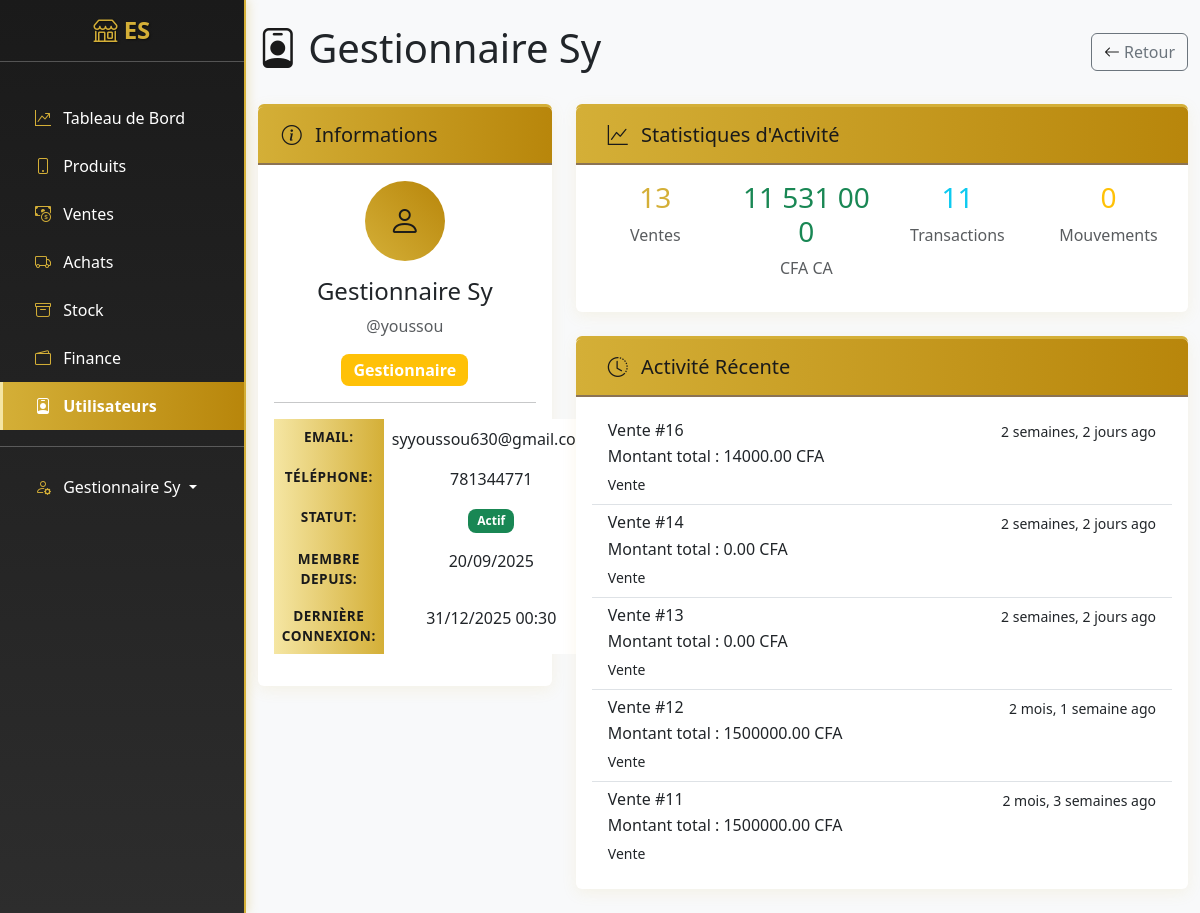
The app's page /accounts/users/3/ (signed in) with its own data.
### apps/users/models.py (models this page shows, shortened)
class User(AbstractUser):
    ROLE_CHOICES = [
        ('admin', 'Administrateur'),
        ('manager', 'Gestionnaire'),
        ('cashier', 'Caissier'),
    ]
    email = models.EmailField(unique=True)
    telephone = models.CharField(max_length=15, blank=True)
    role = models.CharField(max_length=20, choices=ROLE_CHOICES, default='admin')
    date_creation = models.DateTimeField(auto_now_add=True)
    USERNAME_FIELD = 'username'
    REQUIRED_FIELDS = ['email']
    class Meta:
        verbose_name = "Utilisateur"
        verbose_name_plural = "Utilisateurs"
    @property
    def ventes_count(self):
        return self.ventes_vendeur.count()
    @property
    def ca_total(self):
        return self.ventes_vendeur.aggregate(total=Sum('total_ttc'))['total'] or 0
    @property
    def transactions_count(self):
        return sum(v.transactions.count() for v in self.ventes_vendeur.all())
    @property
    def mouvements_count(self):
        return 0

### apps/ventes/models.py (models this page shows, shortened)
class Vente(models.Model):
    MODE_PAIEMENT_CHOICES = [
        ('especes', 'Espèces'),
        ('carte', 'Carte bancaire'),
        ('cheque', 'Chèque'),
        ('virement', 'Virement'),
        ('mobile', 'Paiement mobile'),
    ]
    numero = models.CharField(max_length=20, unique=True, blank=True)
    client = models.CharField(max_length=200, blank=True)
    telephone_client = models.CharField(max_length=15, blank=True)
    total_ht = models.DecimalField(max_digits=10, decimal_places=2, default=0)
    total_ttc = models.DecimalField(max_digits=10, decimal_places=2, default=0)
    mode_paiement = models.CharField(max_length=20, choices=MODE_PAIEMENT_CHOICES, default='especes')
    vendeur = models.ForeignKey(User, on_delete=models.SET_NULL, null=True, blank=True, related_name="ventes_vendeur")
    date_vente = models.DateTimeField(auto_now_add=True)
    note = models.TextField(blank=True)
    utilisateur = models.ForeignKey(
        User,
        on_delete=models.SET_NULL,
        null=True,
        blank=True,
        related_name='ventes_utilisateur'  # <- correspond à user.ventes
    )
    class Meta:
        verbose_name = "Vente"
        verbose_name_plural = "Ventes"
        ordering = ['-date_vente']

### apps/users/views.py (the view)
# urls.py: path('users/<int:pk>/', views.UserDetailView.as_view(), name='user_detail'),
class UserDetailView(LoginRequiredMixin, UserPassesTestMixin, DetailView):
    model = User
    template_name = 'users/user_detail.html'
    context_object_name = 'user_obj'
    def test_func(self):
        return self.request.user.role in ['admin', 'manager']
    def get_context_data(self, **kwargs):
        context = super().get_context_data(**kwargs)
        user = self.get_object()
        ventes = user.ventes_vendeur.order_by('-date_vente')[:5]
        activites = []
        for vente in ventes:
            activites.append({
                "titre": f"Vente #{vente.id}",
                "description": f"Montant total : {vente.total_ttc} CFA",
                "date": vente.date_vente,
                "type": "Vente"
            })
        context["activites_recentes"] = activites
        return context

### templates/users/user_detail.html (shortened to what this page needs)
{% extends 'base.html' %}
{% load humanize %}
{% block content %}
<div class="d-flex justify-content-between align-items-center mb-4">
    <h1><i class="bi bi-person-badge"></i> {{ user_obj.get_full_name|default:user_obj.username }}</h1>
    <div>
        <a href="{% url 'users:user_list' %}" class="btn btn-outline-secondary">
            <i class="bi bi-arrow-left"></i> Retour
        </a>
    </div>
</div>
<div class="row">
    <div class="col-md-4">
        <div class="card">
            <div class="card-header">
                <h5 class="card-title mb-0 py-2"><i class="bi p-2 bi-info-circle"></i> Informations</h5>
            </div>
            <div class="card-body text-center">
                <div class="avatar-circle mx-auto mb-3" style="width: 80px; height: 80px; font-size: 2rem;">
                    <i class="bi bi-person"></i>
                </div>
                <h4>{{ user_obj.get_full_name|default:user_obj.username }}</h4>
                <p class="text-muted">@{{ user_obj.username }}</p>
                <span class="badge {% if user_obj.role == 'admin' %}bg-danger{% elif user_obj.role == 'manager' %}bg-warning{% else %}bg-info{% endif %} fs-6">
                    {{ user_obj.get_role_display }}
                </span>
                <hr>
                <table class="table table-borderless">
                    <tr>
                        <th>Email:</th>
                        <td>{{ user_obj.email }}</td>
                    </tr>
                    <tr>
                        <th>Téléphone:</th>
                        <td>{{ user_obj.telephone|default:"N/A" }}</td>
                    </tr>
                    <tr>
                        <th>Statut:</th>
                        <td>
                            {% if user_obj.is_active %}
                            <span class="badge bg-success">Actif</span>
                            {% else %}
                            <span class="badge bg-secondary">Inactif</span>
                            {% endif %}
                        </td>
                    </tr>
                    <tr>
                        <th>Membre depuis:</th>
                        <td>{{ user_obj.date_creation|date:"d/m/Y" }}</td>
                    </tr>
                    <tr>
                        <th>Dernière connexion:</th>
                        <td>{{ user_obj.last_login|date:"d/m/Y H:i"|default:"Jamais" }}</td>
                    </tr>
                </table>
            </div>
        </div>
    </div>
    <div class="col-md-8">
        <div class="card mb-4">
            <div class="card-header">
                <h5 class="card-title mb-0 p-2"><i class="bi p-2 bi-graph-up"></i> Statistiques d'Activité</h5>
            </div>
            <div class="card-body">
                <div class="row text-center">
                    <div class="col-md-3">
                        <h3 class="text-primary">{{ user_obj.ventes_count|default:0 }}</h3>
                        <p class="text-muted">Ventes</p>
                    </div>
                    <div class="col-md-3">
                        <h3 class="text-success">{{ user_obj.ca_total|default:0|floatformat:0|intcomma }}</h3>
                        <p class="text-muted">CFA CA</p>
                    </div>
                    <div class="col-md-3">
                        <h3 class="text-info">{{ user_obj.transactions_count|default:0 }}</h3>
                        <p class="text-muted">Transactions</p>
                    </div>
                    <div class="col-md-3">
                        <h3 class="text-warning">{{ user_obj.mouvements_count|default:0 }}</h3>
                        <p class="text-muted">Mouvements</p>
                    </div>
                </div>
            </div>
        </div>
        <div class="card">
            <div class="card-header">
                <h5 class="card-title mb-0 p-2"><i class="bi p-2 bi-clock-history"></i> Activité Récente</h5>
            </div>
            <div class="card-body">
                <div class="list-group list-group-flush">
                    {% for activite in activites_recentes %}
                    <div class="list-group-item">
                        <div class="d-flex w-100 justify-content-between">
                            <h6 class="mb-1">{{ activite.titre }}</h6>
                            <small>{{ activite.date|timesince }} ago</small>
                        </div>
                        <p class="mb-1">{{ activite.description }}</p>
                        <small>{{ activite.type }}</small>
                    </div>
                    {% empty %}
                    <div class="text-center text-muted py-4">
                        <i class="bi bi-clock-history" style="font-size: 2rem;"></i>
                        <br>Aucune activité récente
                    </div>
                    {% endfor %}
                </div>
            </div>
        </div>
    </div>
</div>
{% endblock %}

### templates/base.html (shortened to what this page needs)
<!DOCTYPE html>
<html lang="fr">
    <head>
        <link href="https://cdn.jsdelivr.net/npm/bootstrap@5.3.0/dist/css/bootstrap.min.css" rel="stylesheet">
        <link rel="stylesheet" href="https://cdn.jsdelivr.net/npm/bootstrap-icons@1.11.0/font/bootstrap-icons.css">
        {% load static %}
        <link rel="stylesheet" href="{% static 'css/custom.css' %}">
    </head>
    <body>
        <div id="wrapper">
            <div class="d-md-flex">
                <nav id="sidebar" class="text-white collapse d-md-block" style="width: 250px; min-height: 100vh;">
                    <div class="position-sticky">
                        <div class="py-3">
                            <h4 class="text-center">
                                <i class="logo bi-shop"></i> ES
                            </h4>
                            <hr>
                        </div>
                        <div class="nav flex-column">
                            <a href="{% url 'dashboard:index' %}" class="nav-link text-white {% if request.resolver_match.app_name == 'dashboard' %}active{% endif %}">
                                <i class="logo bi-graph-up-arrow px-2"></i> Tableau de Bord
                            </a>
                            <a href="{% url 'produits:list' %}" class="nav-link text-white {% if request.resolver_match.app_name == 'produits' %}active{% endif %}">
                                <i class="logo bi-phone px-2"></i> Produits
                            </a>
                            <a href="{% url 'ventes:list' %}" class="nav-link text-white {% if request.resolver_match.app_name == 'ventes' %}active{% endif %}">
                                <i class="logo bi-cash-coin px-2"></i> Ventes
                            </a>
                            <a href="{% url 'achats:list' %}" class="nav-link text-white {% if request.resolver_match.app_name == 'achats' %}active{% endif %}">
                                <i class="logo bi-truck px-2"></i> Achats
                            </a>
                            <a href="{% url 'stock:list' %}" class="nav-link text-white {% if request.resolver_match.app_name == 'stock' %}active{% endif %}">
                                <i class="logo bi-archive px-2"></i> Stock
                            </a>
                            <a href="{% url 'finance:overview' %}" class="nav-link text-white {% if request.resolver_match.app_name == 'finance' %}active{% endif %}">
                                <i class="logo bi-wallet2 px-2"></i> Finance
                            </a>
                            {% if user.role in 'admin,manager' %}
                            <a href="{% url 'users:user_list' %}" class="nav-link text-white {% if request.resolver_match.app_name == 'users' %}active{% endif %}">
                                <i class="logo bi-person-badge px-2"></i> Utilisateurs
                            </a>
                            {% endif %}
                            <hr>
                            <div class="dropdown">
                                <a class="nav-link text-white dropdown-toggle" href="#" role="button" data-bs-toggle="dropdown">
                                    <i class="logo bi-person-gear px-2"></i> {{ user.get_full_name|default:user.username }}
                                </a>
                            </div>
                        </div>
                    </div>
                </nav>
                <main class="flex-fill">
                    <div class="container-fluid py-4">
                        {% block content %}{% endblock %}
                    </div>
                </main>
            </div>
        </div>
        {% load static %}
    </body>
</html>

### static/css/custom.css (style rules this page uses)
:root { --primary-color: #D4AF37; --primary-dark: #B8860B; --secondary-color: #1a1a1a; --secondary-light: #2d2d2d; --success-color: #28a745; --info-color: #17a2b8; --warning-color: #ffc107; --danger-color: #dc3545; --light-gold: #F5E6A3; --dark-gold: #8B7355; }
body { background-color: #f8f9fa; font-family: 'Segoe UI', Tahoma, Geneva, Verdana, sans-serif; }
#sidebar { background: linear-gradient(180deg, var(--secondary-color) 0%, var(--secondary-light) 100%); box-shadow: 2px 0 10px rgba(212, 175, 55, 0.3); border-right: 2px solid var(--primary-color); }
#sidebar .nav-link { padding: 0.75rem 1.5rem; border-radius: 0; transition: all 0.3s ease; color: #ffffff; border-left: 3px solid transparent; }
#sidebar h4 { color: var(--primary-color); text-shadow: 1px 1px 2px rgba(0,0,0,0.5); font-weight: bold; }
.logo { color: var(--primary-color); }
.card { border: none; box-shadow: 0 4px 15px rgba(212, 175, 55, 0.1); transition: all 0.3s ease; border-top: 3px solid var(--primary-color); }
.card-header { background: linear-gradient(90deg, var(--primary-color), var(--primary-dark)); color: var(--secondary-color); border-bottom: 2px solid var(--dark-gold); font-weight: 600; }
.table th { background: linear-gradient(90deg, var(--light-gold), var(--primary-color)); color: var(--secondary-color); border: none; font-weight: 600; text-transform: uppercase; font-size: 0.85rem; letter-spacing: 0.5px; }
.badge { font-size: 0.75em; font-weight: 600; padding: 0.5em 0.75em; border-radius: 0.5rem; }
.bi { color: var(--secondary-color); }
.text-primary { color: var(--primary-color) !important; }
.list-group-item { border-left: 3px solid transparent; transition: all 0.3s ease; }

### templates/users/user_detail.html (style rules this page uses)
.avatar-circle { border-radius: 50%; background: linear-gradient(45deg, var(--primary-color), var(--primary-dark)); display: flex; align-items: center; justify-content: center; color: var(--secondary-color); }

### records on screen
User: get_full_name "Gestionnaire Sy", username "youssou", role "Gestionnaire", email "syyoussou630@gmail.com", telephone "781344771", date_creation "20/09/2025", last_login "31/12/2025 00:30", ventes_count "13", ca_total "11 531 000", transactions_count "11", mouvements_count "0"
Vente: date "2 semaines, 2 jours"
Vente: date "2 semaines, 2 jours"
Vente: date "2 semaines, 2 jours"
Vente: date "2 mois, 1 semaine"
Vente: date "2 mois, 3 semaines"

### other values on screen
{{ activite.titre }} "Vente #16" "Vente #14" "Vente #13" "Vente #12" "Vente #11"
{{ activite.description }} "Montant total : 14000.00 CFA" "Montant total : 0.00 CFA" "Montant total : 0.00 CFA" "Montant total : 1500000.00 CFA" "Montant total : 1500000.00 CFA"
{{ activite.type }} "Vente" "Vente" "Vente" "Vente" "Vente"
